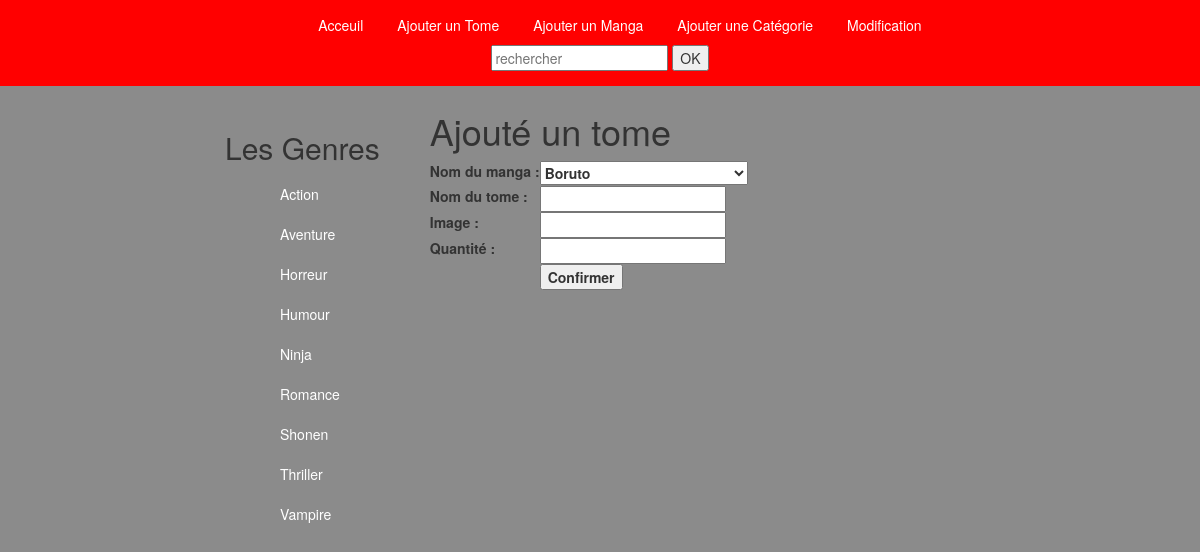
Screenshot of /index.php?action=formtome with the database file from the repository.
### tables this page shows
CREATE TABLE `category` (
  `ID` int(11) NOT NULL,
  `category` varchar(255) NOT NULL
);

### model/ViewManager.php (called while the page is built, shortened)
<?php
class ViewManager extends Manager{
	public function category(){
		$db = $this->dbConnect();
		$req = $db->query('SELECT * FROM category ORDER BY category');
		return $req;
	}
	public function getManga(){
		$db = $this->dbConnect();
		$req = $db->query('SELECT * FROM manga ORDER BY name');
		return $req;
	}
}

### controller/frontend.php (called while the page is built, shortened)
<?php
require_once('model/ViewManager.php');
function formTome(){
	$viewManager = new ViewManager();
	$manga = $viewManager->getManga();
	$category = $viewManager->category();
	require('view/frontend/formTomeView.php');
}

### view/frontend/formTomeView.php (the view, shortened to what this page needs)
<?php
while ($data = $category->fetch()){
	?>
	<li><a href="index.php?action=selectCategory&amp;id=<?= $data['ID'] ?>"><?= $data['category'] ?></a></li>
	<?php
}
?>
<h1>Ajouté un tome</h1>
<form action="index.php?action=addTome" method="post">
	<table>
		<tr>
			<th><label for="mangaID">Nom du manga :</label></th>
			<th>
				<select name="mangaID" id="mangaID">
					<?php
					while ($data = $manga->fetch()){
						?>
						<option value="<?= $data['ID'] ?>"><?= $data['name'] ?></option>
						<?php
					}
					?>
				</select>
			</th>
		</tr>
		<tr>
			<th><label for="name">Nom du tome :</label></th>
			<th><input type="text" name="name" id="name"></th>
		</tr>
		<tr>
			<th><label for="picture">Image :</label></th>
			<th><input type="text" name="picture" id="picture"></th>
		</tr>
		<tr>
			<th><label for="amount">Quantité :</label></th>
			<th><input type="text" name="amount" id="amount"></th>
		</tr>
		<tr>
			<th></th>
			<th><input type="submit" value="Confirmer"></th>
		</tr>
	</table>
</form>
<?php require('template.php'); ?>

### public/css/style.css (style rules this page uses)
body { background: #8b8b8b !important; }
#menu li { list-style-type: none; padding: 10px 0; }
#menu li a { color: #fff; text-decoration: none; padding: 15px; border-radius: 5px; }

### rows the page displays
category: category "Action"
category: category "Aventure"
category: category "Horreur"
category: category "Humour"
category: category "Ninja"
category: category "Romance"
category: category "Shonen"
category: category "Thriller"
category: category "Vampire"

### other values shown
form field mangaID "Boruto"
